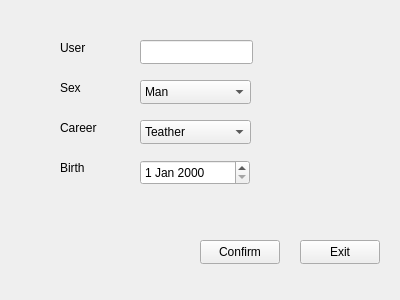
<?xml version="1.0" encoding="UTF-8"?>
<ui version="4.0">
 <class>Widget</class>
 <widget class="QWidget" name="Widget">
  <property name="geometry">
   <rect>
    <x>0</x>
    <y>0</y>
    <width>400</width>
    <height>300</height>
   </rect>
  </property>
  <property name="windowTitle">
   <string>Widget</string>
  </property>
  <widget class="QLabel" name="label">
   <property name="geometry">
    <rect>
     <x>60</x>
     <y>40</y>
     <width>50</width>
     <height>16</height>
    </rect>
   </property>
   <property name="text">
    <string>User</string>
   </property>
  </widget>
  <widget class="QLabel" name="label_2">
   <property name="geometry">
    <rect>
     <x>60</x>
     <y>80</y>
     <width>50</width>
     <height>16</height>
    </rect>
   </property>
   <property name="text">
    <string>Sex</string>
   </property>
  </widget>
  <widget class="QLabel" name="label_3">
   <property name="geometry">
    <rect>
     <x>60</x>
     <y>120</y>
     <width>50</width>
     <height>16</height>
    </rect>
   </property>
   <property name="text">
    <string>Career</string>
   </property>
  </widget>
  <widget class="QLabel" name="label_4">
   <property name="geometry">
    <rect>
     <x>60</x>
     <y>160</y>
     <width>50</width>
     <height>16</height>
    </rect>
   </property>
   <property name="text">
    <string>Birth</string>
   </property>
  </widget>
  <widget class="QLineEdit" name="lineEdit">
   <property name="geometry">
    <rect>
     <x>140</x>
     <y>40</y>
     <width>113</width>
     <height>24</height>
    </rect>
   </property>
  </widget>
  <widget class="QComboBox" name="comboBoxSex">
   <property name="geometry">
    <rect>
     <x>140</x>
     <y>80</y>
     <width>111</width>
     <height>24</height>
    </rect>
   </property>
   <item>
    <property name="text">
     <string>Man</string>
    </property>
   </item>
   <item>
    <property name="text">
     <string>Female</string>
    </property>
   </item>
   <item>
    <property name="text">
     <string>Other</string>
    </property>
   </item>
  </widget>
  <widget class="QComboBox" name="comboBoxCareer">
   <property name="geometry">
    <rect>
     <x>140</x>
     <y>120</y>
     <width>111</width>
     <height>24</height>
    </rect>
   </property>
   <item>
    <property name="text">
     <string>Teather</string>
    </property>
   </item>
   <item>
    <property name="text">
     <string>Worker</string>
    </property>
   </item>
   <item>
    <property name="text">
     <string>Farmer</string>
    </property>
   </item>
   <item>
    <property name="text">
     <string>Officer</string>
    </property>
   </item>
  </widget>
  <widget class="QDateEdit" name="dateEdit">
   <property name="geometry">
    <rect>
     <x>140</x>
     <y>160</y>
     <width>110</width>
     <height>25</height>
    </rect>
   </property>
  </widget>
  <widget class="QPushButton" name="pushButton">
   <property name="geometry">
    <rect>
     <x>300</x>
     <y>240</y>
     <width>80</width>
     <height>24</height>
    </rect>
   </property>
   <property name="text">
    <string>Exit</string>
   </property>
  </widget>
  <widget class="QPushButton" name="pushButton_2">
   <property name="geometry">
    <rect>
     <x>200</x>
     <y>240</y>
     <width>80</width>
     <height>24</height>
    </rect>
   </property>
   <property name="text">
    <string>Confirm</string>
   </property>
  </widget>
 </widget>
 <layoutdefault spacing="6" margin="11"/>
 <resources/>
 <connections/>
</ui>
